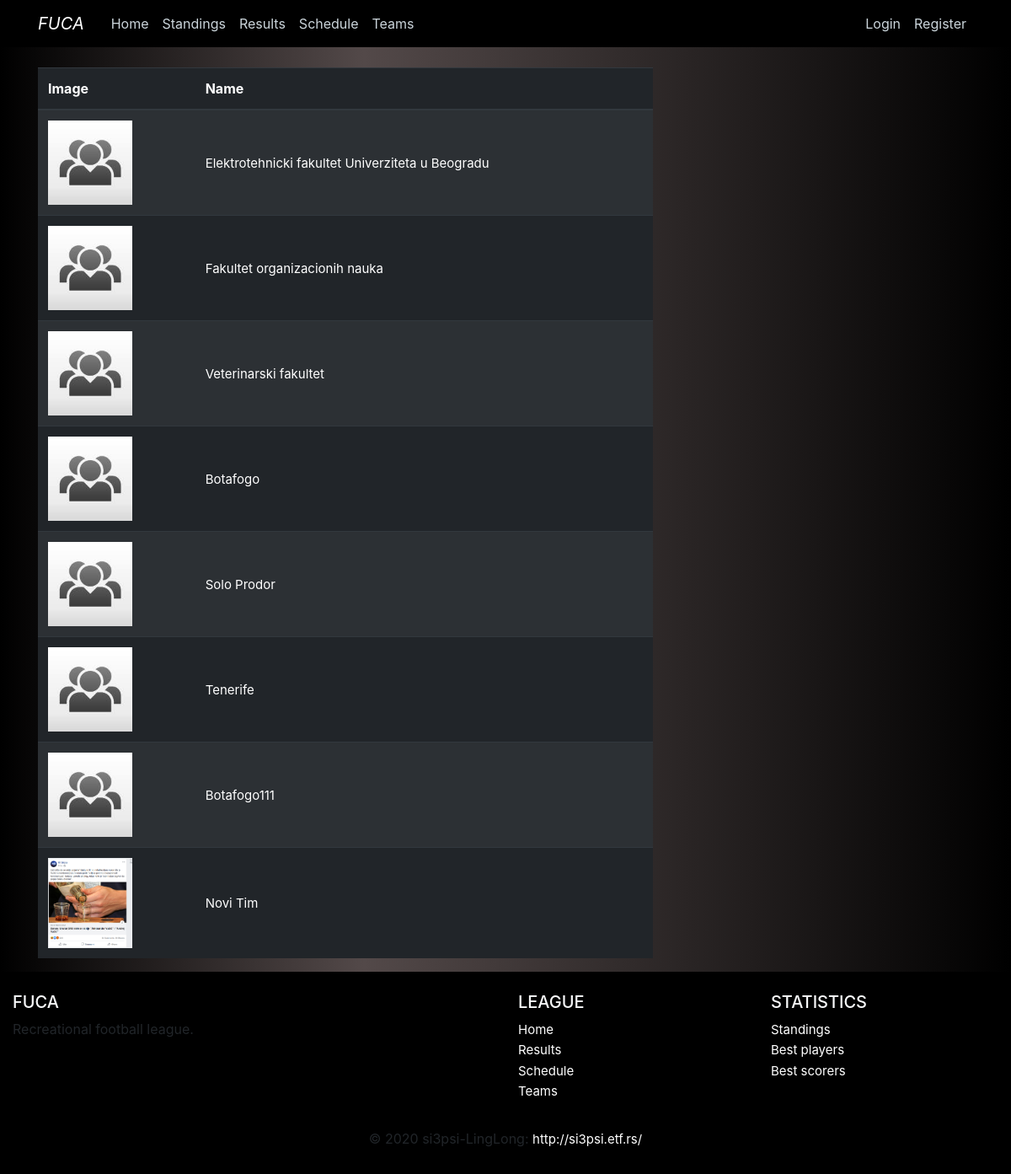
The app's page /teams, older data.
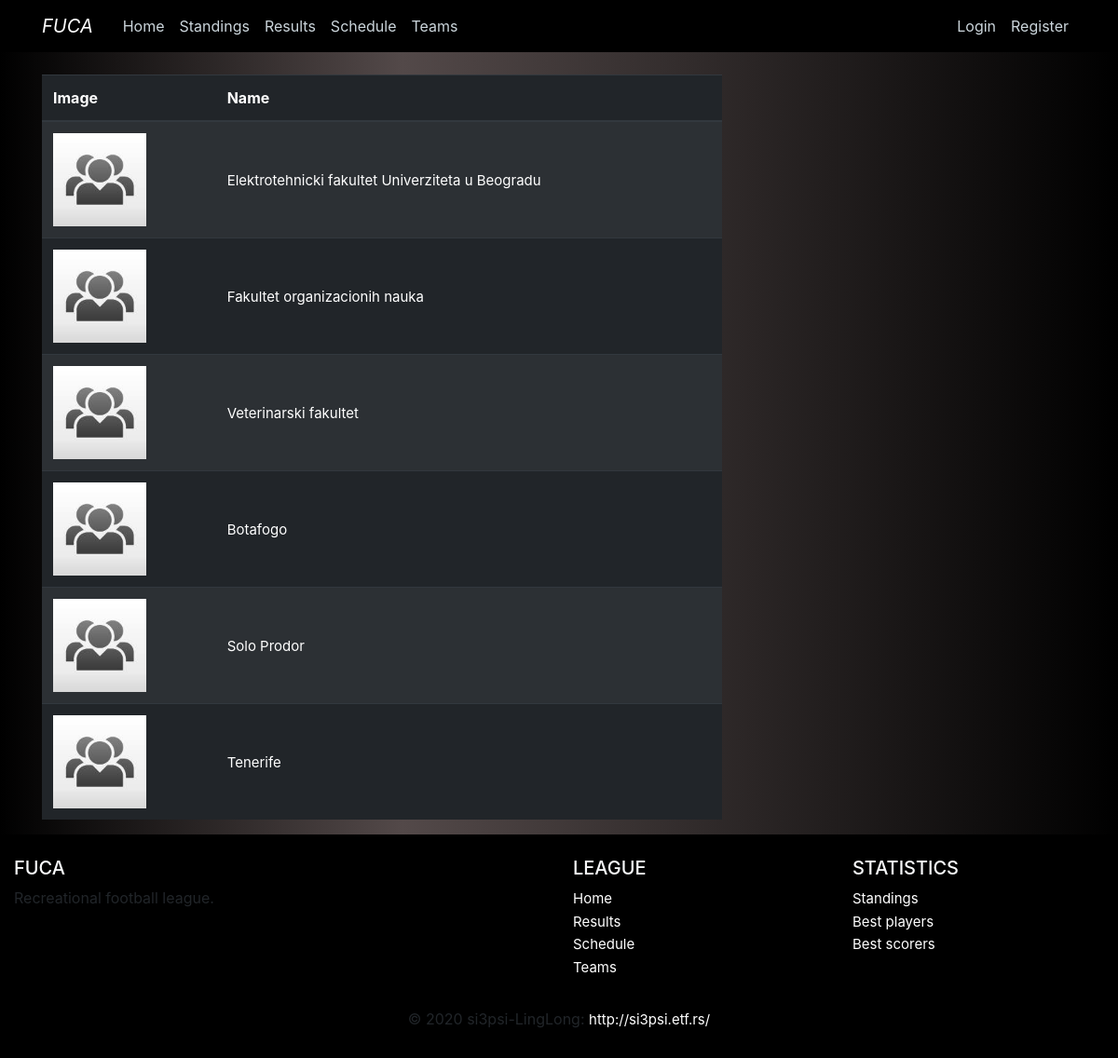
The same page, newer data.
### fuca/models.py (models this page shows, shortened)
class Team(db.Model):
    __tablename__ = 'team'
    id          = db.Column(db.Integer,     primary_key=True)
    name        = db.Column(db.String(100), nullable=False, unique=True)
    matches     = db.Column(db.Integer,     nullable=False, default=0)
    wins        = db.Column(db.Integer,     nullable=False, default=0)
    losses      = db.Column(db.Integer,     nullable=False, default=0)
    draws       = db.Column(db.Integer,     nullable=False, default=0)
    goal_diff   = db.Column(db.Integer,     nullable=False, default=0)
    logo_image  = db.Column(db.String(20),  nullable=False, default='default.jpg')
    captain_id  = db.Column(db.Integer, db.ForeignKey('player.id'))
    host_matches    = db.relationship('Match',  backref='host_team',    lazy=True,  foreign_keys=Match.host_team_id)
    guest_matches   = db.relationship('Match',  backref='guest_team',   lazy=True,  foreign_keys=Match.guest_team_id)
    players         = db.relationship('Player', backref='team',         lazy=True,  foreign_keys=Player.team_id)

### fuca/main/routes.py (the view)
@main.route("/teams")
def teams():
    teams = Team.query.all()
    for team in teams:
        team.logo = url_for('static', filename='images/teams/{}'.format(team.logo_image))
    return render_template('home/teams.html', teams=teams, title='Teams')

### fuca/templates/home/teams.html
{% extends 'home/layout.html' %}
{% block content %}
    <table class = "table table-dark table-striped table-hover">
        <thead>
            <th>Image</th>
            <th>Name</th>
        </thead>
        {% for team in teams %}
            <tr>
                <td><a href="{{ url_for('teams.team', id=team.id)}}"><img src="{{ team.logo }}" width="100"></a></td>
                <td style="vertical-align: middle"><a class="whitelink" href="{{ url_for('teams.team', id=team.id)}}">{{ team.name }}</a></td>
            </tr>
        {% endfor %}
    </table>
{% endblock content %}

Row changes from the older to the newer data that the page shows:
removed Team: name "Botafogo111"
removed Team: shows a picture, name "Novi Tim"
